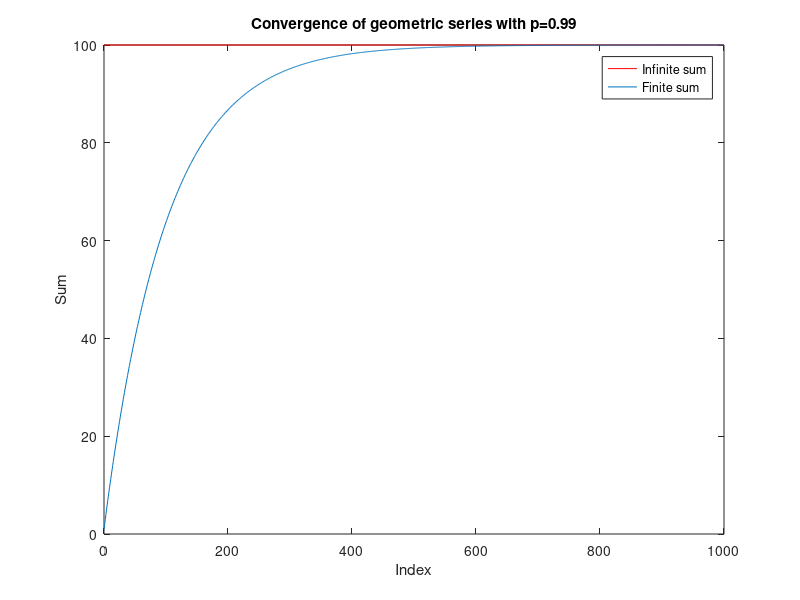
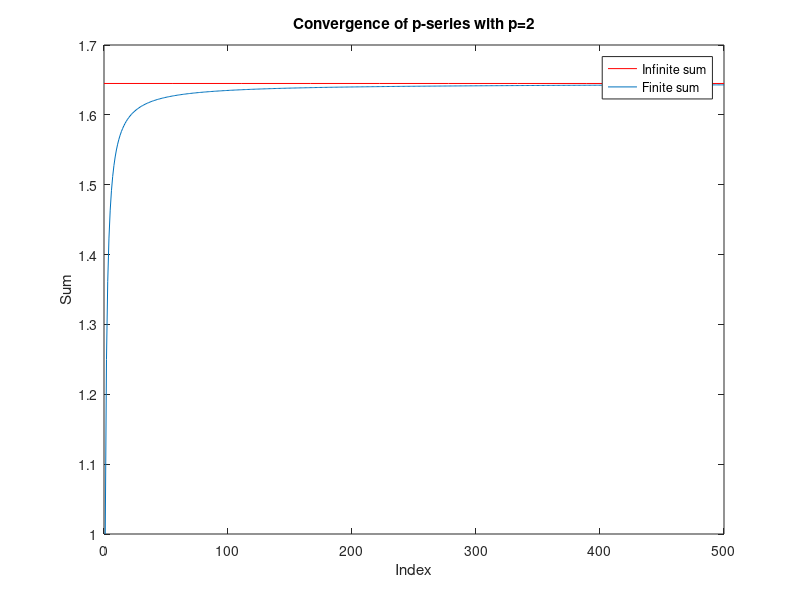

Recreate these plots in MATLAB, in order.
% MIT 6.057 Intro Matlab 
% Homework 1
% https://ocw.mit.edu/courses/electrical-engineering-and-computer-science/6-057-introduction-to-matlab-january-iap-2019/assignments/MIT6_057IAP19_hw1.pdf
%

%% Optional Problem 2 Convergence of infinite series

% (b) geometric series sum_k=0^inf( p^k )
p = 0.99;
k = 0 : 1000;

% (c) compute terms element-wise
geomSeries = zeros( 1, length(k) ); % preallocate
this = 1;
for n = 1 : length(k) 
   geomSeries(n) = this;
   this = p * this;
end

geomSeries(1:5)

% (d) infinite series sum_k=0^inf( p^k ) = 1/(1-p)
G = 1/(1-p)

% (e) plot infinite series
figure
plot(linspace(0,max(k),10), G*ones(1,10), 'r-');

% (f) plot finite series
hold on
plot( k, cumsum(geomSeries) );

% (g)
legend('Infinite sum', 'Finite sum');
xlabel('Index');
ylabel('Sum');
title('Convergence of geometric series with p=0.99');

% (h)

%% (i) p-series sum_n=1^inf( 1/n^p )

% (j)
p = 2;
n = 1 : 500;

% (k)
pSeries = n .^ -p;

% (l) infinite series sum_n=1^inf( 1/n^2 )
P = pi^2 / 6;

% (m) plot infinite series
figure
plot(linspace(0,max(n),10), P*ones(1,10), 'r-');

% (f) plot finite series
hold on
plot( n, cumsum(pSeries) );

% (g)
legend('Infinite sum', 'Finite sum');
xlabel('Index');
ylabel('Sum');
title('Convergence of p-series with p=2');
